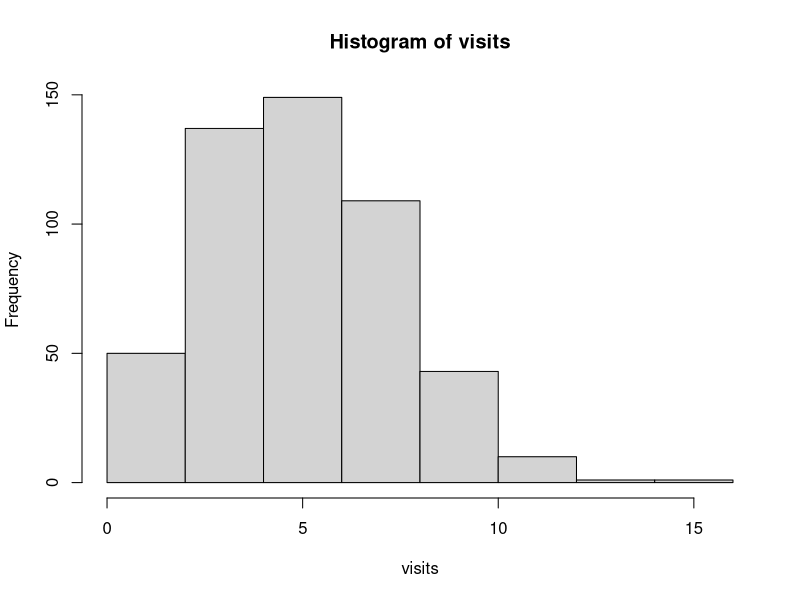

Write R code to recreate this figure.
# O2_code.R
# Demonstration of slides' code
# Tim Fraser

# The Ithaca Farmers Market is a vendor-owned cooperative that runs a
# Saturday-and-Sunday morning market for produce and hand made goods 
# on the Cayuga Lake waterfront.

# This Saturday, a volunteer tracked 500 customers 
# and recorded how many stalls each customer visited.

# The average customer visited a mean of 5.5 stalls
# and a median of 5 stalls, with a standard deviation of 2.5 stalls.

# But their spreadsheet got blown away into the lake! 
# Can we still estimate visitation patterns with these statistics?

# Getting Started #############################################

## Our data ############################################

# Let's approximate that data using a poisson distribution!

# Randomly sample 500 visits from a poisson distribution with a mean of 5.5
visits = rpois(n = 500, lambda = 5.5)

# View it!
hist(visits)


# Finding probability densities ###########################

# Get the frequency for 5 visits in the distribution
dpois(5, lambda = 5.5)

# Finding cumulative probabilities #######################

# What percentage of customers stopped by over 5 stalls?

# Get the cumulative frequency for a vlue (5) in the distribution
1 - ppois(5, lambda = 5.5)

# Finding quantiles ########################################

# How many visits did people *usually* make? 
# Estimate the interquartile range (25th to 75th percentiles)
# of the unobserved distribution
qpois(c(0.25, 0.75), lambda = 5.5)


# Cleanup! ##################################
rm(list = ls())

